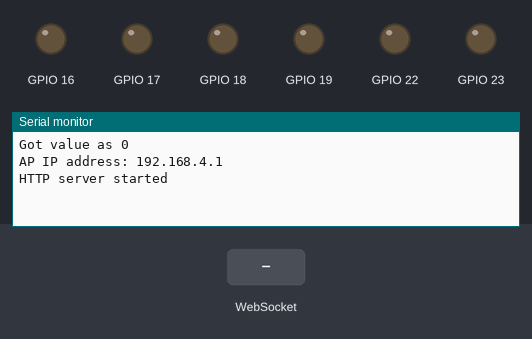
Recording of a sketch running on a simulated ESP32. On the bench: output pins drawn as LEDs (lit = HIGH), the last lines printed to the serial monitor. Inputs (shaded band) come from the test bench.

Above: at 1.2 s.
1.3 s: WebSocket text "MoveCar" received
At 2.1 s:
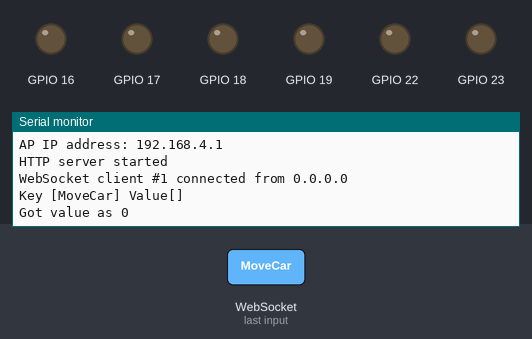
2.8 s: WebSocket text "Speed" received
At 3.2 s:
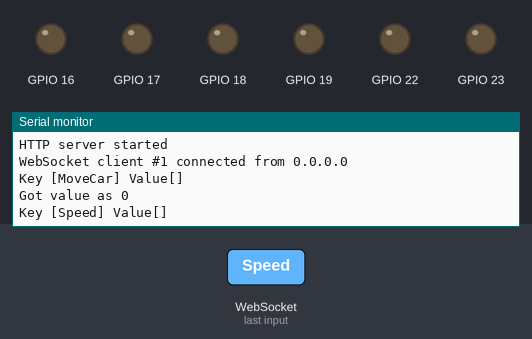
4.3 s: WebSocket text "0" received
At 5.6 s:
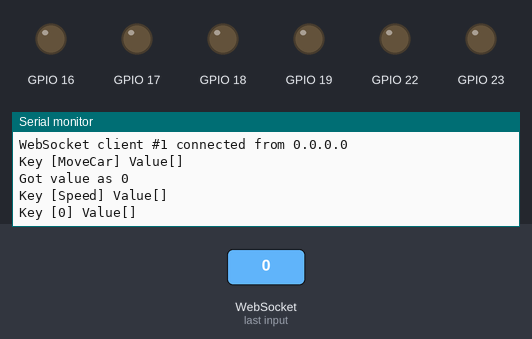

Measured:
- after the input at 1.3 s, the serial monitor: prints a new line at once (image 1)
- after the input at 2.8 s, the serial monitor: prints a new line at once (image 2)
- after the input at 4.3 s, the serial monitor: prints a new line at once (image 3)

The sketch:

sketch_oct4b.ino
```cpp
#include <Arduino.h>
#ifdef ESP32
#include <WiFi.h>
#include <AsyncTCP.h>
#elif defined(ESP8266)
#include <ESP8266WiFi.h>
#include <ESPAsyncTCP.h>
#endif
#include <ESPAsyncWebServer.h>

#include <iostream>
#include <sstream>

struct MOTOR_PINS
{
  int pinEn;
  int pinIN1;
  int pinIN2;
};

std::vector<MOTOR_PINS> motorPins =
{
  {22, 16, 17},  //RIGHT_MOTOR Pins (EnA, IN1, IN2)
  {23, 18, 19},  //LEFT_MOTOR  Pins (EnB, IN3, IN4)
};

#define UP 1
#define DOWN 2
#define LEFT 3
#define RIGHT 4
#define STOP 0

#define RIGHT_MOTOR 0
#define LEFT_MOTOR 1

#define FORWARD 1
#define BACKWARD -1

const int PWMFreq = 1000; /* 1 KHz */
const int PWMResolution = 8;
const int PWMSpeedChannel = 4;

const char* ssid     = "Dazzle's Terra";
const char* password = "123456789";

AsyncWebServer server(80);
AsyncWebSocket wsCarInput("/CarInput");

const char* htmlHomePage PROGMEM = R"HTMLHOMEPAGE(
<!DOCTYPE html>
<html>
  <head>
  <meta name="viewport" content="width=device-width, initial-scale=1, maximum-scale=1, user-scalable=no">
    <style>
    .arrows {
      font-size:25px; /* Adjust arrow size for better fit */
      color:red;
    }
    td.button {
      background-color:black;
      border-radius:25%; /* Softer button look */
      box-shadow: 3px 3px #888888;
      width: 50px; /* Adjust width for smaller screens */
      height: 50px; /* Adjust height for smaller screens */
    }
    td.button:active {
      transform: translate(3px,3px);
      box-shadow: none;
    }

    .noselect {
      -webkit-touch-callout: none; /* iOS Safari */
        -webkit-user-select: none; /* Safari */
         -khtml-user-select: none; /* Konqueror HTML */
           -moz-user-select: none; /* Firefox */
            -ms-user-select: none; /* Internet Explorer/Edge */
                user-select: none; /* Non-prefixed version, currently
                                      supported by Chrome and Opera */
    }

    .slidecontainer {
      width: 90%;
    }

    .slider {
      -webkit-appearance: none;
      width: 100%;
      height: 20px;
      border-radius: 5px;
      background: #d3d3d3;
      outline: none;
      opacity: 0.7;
      -webkit-transition: .2s;
      transition: opacity .2s;
    }

    .slider:hover {
      opacity: 1;
    }

    .slider::-webkit-slider-thumb {
      -webkit-appearance: none;
      appearance: none;
      width: 30px;
      height: 30px;
      border-radius: 50%;
      background: red;
      cursor: pointer;
    }

    .slider::-moz-range-thumb {
      width: 30px;
      height: 30px;
      border-radius: 50%;
      background: red;
      cursor: pointer;
    }
    table {
        width: 100%; /* Take up the full width of the screen */
        max-width: 300px; /* Ensure it's not too wide on larger screens */
        margin: auto;
        table-layout: fixed;
        border-spacing: 10px;
      }

    </style>

  </head>
  <body class="noselect" align="center" style="background-color:white">

    <h1 style="color: teal;text-align:center;">Dazzle's Electronics</h1>
    <h2 style="color: teal;text-align:center;">Terra AgriBot</h2>

    <table id="mainTable" style="width:400px;margin:auto;table-layout:fixed" CELLSPACING=10>
      <tr>
        <td></td>
        <td class="button" ontouchstart='sendButtonInput("MoveCar","1")' ontouchend='sendButtonInput("MoveCar","0")'><span class="arrows" >&#8679;</span></td>
        <td></td>
      </tr>
      <tr>
        <td class="button" ontouchstart='sendButtonInput("MoveCar","3")' ontouchend='sendButtonInput("MoveCar","0")'><span class="arrows" >&#8678;</span></td>
        <td class="button"></td>
        <td class="button" ontouchstart='sendButtonInput("MoveCar","4")' ontouchend='sendButtonInput("MoveCar","0")'><span class="arrows" >&#8680;</span></td>
      </tr>
      <tr>
        <td></td>
        <td class="button" ontouchstart='sendButtonInput("MoveCar","2")' ontouchend='sendButtonInput("MoveCar","0")'><span class="arrows" >&#8681;</span></td>
        <td></td>
      </tr>
      <tr/><tr/>
      <tr/><tr/>
      <tr/><tr/>
      <tr>
        <td style="text-align:left;font-size:25px"><b>Speed:</b></td>
        <td colspan=2>
         <div class="slidecontainer">
            <input type="range" min="0" max="255" value="150" class="slider" id="Speed" oninput='sendButtonInput("Speed",value)'>
          </div>
        </td>
      </tr>
    </table>

    <script>
      var webSocketCarInputUrl = "ws:\/\/" + window.location.hostname + "/CarInput";
      var websocketCarInput;

      function initCarInputWebSocket()
      {
        websocketCarInput = new WebSocket(webSocketCarInputUrl);
        websocketCarInput.onopen    = function(event)
        {
          var speedButton = document.getElementById("Speed");
          sendButtonInput("Speed", speedButton.value);
        };
        websocketCarInput.onclose   = function(event){setTimeout(initCarInputWebSocket, 2000);};
        websocketCarInput.onmessage = function(event){};
      }

      function sendButtonInput(key, value)
      {
        var data = key + "," + value;
        websocketCarInput.send(data);
      }

      window.onload = initCarInputWebSocket;
      document.getElementById("mainTable").addEventListener("touchend", function(event){
        event.preventDefault()
      });
    </script>
  </body>
</html>
)HTMLHOMEPAGE";


void rotateMotor(int motorNumber, int motorDirection)
{
  if (motorDirection == FORWARD)
  {
    digitalWrite(motorPins[motorNumber].pinIN1, HIGH);
    digitalWrite(motorPins[motorNumber].pinIN2, LOW);
  }
  else if (motorDirection == BACKWARD)
  {
    digitalWrite(motorPins[motorNumber].pinIN1, LOW);
    digitalWrite(motorPins[motorNumber].pinIN2, HIGH);
  }
  else
  {
    digitalWrite(motorPins[motorNumber].pinIN1, LOW);
    digitalWrite(motorPins[motorNumber].pinIN2, LOW);
  }
}

void moveCar(int inputValue)
{
  Serial.printf("Got value as %d\n", inputValue);
  switch(inputValue)
  {

    case UP:
      rotateMotor(RIGHT_MOTOR, FORWARD);
      rotateMotor(LEFT_MOTOR, FORWARD);
      break;

    case DOWN:
      rotateMotor(RIGHT_MOTOR, BACKWARD);
      rotateMotor(LEFT_MOTOR, BACKWARD);
      break;

    case LEFT:
      rotateMotor(RIGHT_MOTOR, FORWARD);
      rotateMotor(LEFT_MOTOR, BACKWARD);
      break;

    case RIGHT:
      rotateMotor(RIGHT_MOTOR, BACKWARD);
      rotateMotor(LEFT_MOTOR, FORWARD);
      break;

    case STOP:
      rotateMotor(RIGHT_MOTOR, STOP);
      rotateMotor(LEFT_MOTOR, STOP);
      break;

    default:
      rotateMotor(RIGHT_MOTOR, STOP);
      rotateMotor(LEFT_MOTOR, STOP);
      break;
  }
}

void handleRoot(AsyncWebServerRequest *request)
{
  request->send_P(200, "text/html", htmlHomePage);
}

void handleNotFound(AsyncWebServerRequest *request)
{
    request->send(404, "text/plain", "File Not Found");
}

void onCarInputWebSocketEvent(AsyncWebSocket *server,
                      AsyncWebSocketClient *client,
                      AwsEventType type,
                      void *arg,
                      uint8_t *data,
                      size_t len)
{
  switch (type)
  {
    case WS_EVT_CONNECT:
      Serial.printf("WebSocket client #%u connected from %s\n", client->id(), client->remoteIP().toString().c_str());
      break;
    case WS_EVT_DISCONNECT:
      Serial.printf("WebSocket client #%u disconnected\n", client->id());
      moveCar(STOP);
      break;
    case WS_EVT_DATA:
      AwsFrameInfo *info;
      info = (AwsFrameInfo*)arg;
      if (info->final && info->index == 0 && info->len == len && info->opcode == WS_TEXT)
      {
        std::string myData = "";
        myData.assign((char *)data, len);
        std::istringstream ss(myData);
        std::string key, value;
        std::getline(ss, key, ',');
        std::getline(ss, value, ',');
        Serial.printf("Key [%s] Value[%s]\n", key.c_str(), value.c_str());
        int valueInt = atoi(value.c_str());
        if (key == "MoveCar")
        {
          moveCar(valueInt);
        }
        else if (key == "Speed")
        {
          ledcWrite(PWMSpeedChannel, valueInt);
        }
      }
      break;
    case WS_EVT_PONG:
    case WS_EVT_ERROR:
      break;
    default:
      break;
  }
}

void setUpPinModes()
{
  //Set up PWM
  ledcSetup(PWMSpeedChannel, PWMFreq, PWMResolution);

  for (int i = 0; i < motorPins.size(); i++)
  {
    pinMode(motorPins[i].pinEn, OUTPUT);
    pinMode(motorPins[i].pinIN1, OUTPUT);
    pinMode(motorPins[i].pinIN2, OUTPUT);

    /* Attach the PWM Channel to the motor enb Pin */
    ledcAttachPin(motorPins[i].pinEn, PWMSpeedChannel);
  }
  moveCar(STOP);
}


void setup(void)
{
  setUpPinModes();
  Serial.begin(115200);

  WiFi.softAP(ssid, password);
  IPAddress IP = WiFi.softAPIP();
  Serial.print("AP IP address: ");
  Serial.println(IP);

  server.on("/", HTTP_GET, handleRoot);
  server.onNotFound(handleNotFound);

  wsCarInput.onEvent(onCarInputWebSocketEvent);
  server.addHandler(&wsCarInput);

  server.begin();
  Serial.println("HTTP server started");

}

void loop()
{
  wsCarInput.cleanupClients();
}
```
